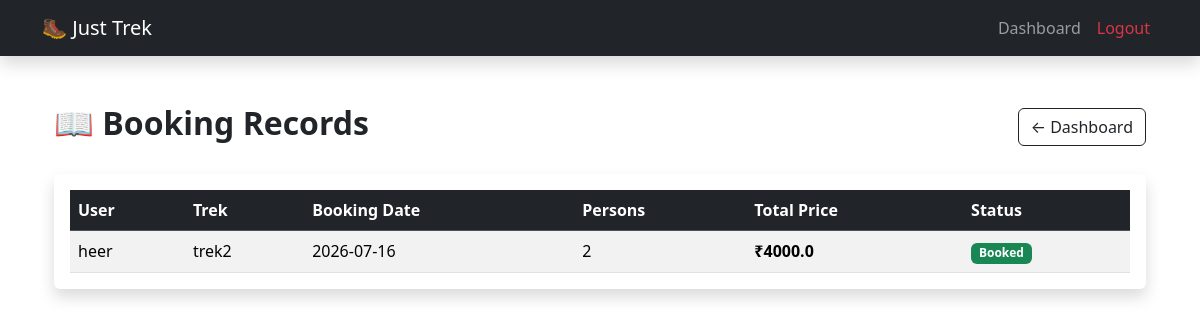
The app's page /admin/view_bookings (signed in), older data.
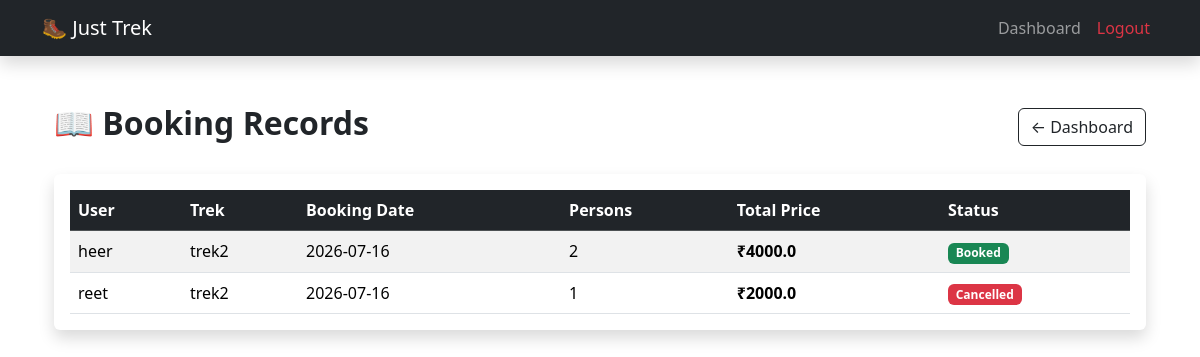
The same page, newer data.
### models.py (models this page shows, shortened)
class Booking(db.Model):
    __tablename__ = "bookings"
    id = db.Column(db.Integer, primary_key=True)
    user_id = db.Column(db.Integer,db.ForeignKey("users.id"),nullable=False)
    trek_id = db.Column(db.Integer,db.ForeignKey("treks.id"),nullable=False)
    booking_date = db.Column(db.String(20), nullable=False)
    persons = db.Column(db.Integer, nullable=False)
    total_price = db.Column(db.Float, nullable=False)
    booking_status = db.Column(db.String(20), nullable=False, default="pending")
    payment_status = db.Column(db.String(20), nullable=False, default="unpaid")

class User(db.Model):
    __tablename__ = "users"
    id = db.Column(db.Integer, primary_key=True)
    username = db.Column(db.String(50), unique=True, nullable=False)
    passhash = db.Column(db.String(200), nullable=False)
    name = db.Column(db.String(50), nullable=False)
    role = db.Column(db.String(20), nullable=False)
    approved = db.Column(db.Boolean, default=False)
    active = db.Column(db.Boolean, default=True)
    bookings = db.relationship("Booking", backref="user", lazy=True)
    staff_profile = db.relationship("StaffProfile",backref="user",uselist=False,cascade="all, delete-orphan")
    @property
    def password(self):
        raise AttributeError("Password is not a readable attribute")

class Trek(db.Model):
    __tablename__ = "treks"
    id = db.Column(db.Integer, primary_key=True)
    name = db.Column(db.String(100), nullable=False)
    location = db.Column(db.String(100), nullable=False)
    difficulty = db.Column(db.String(50), nullable=False)
    duration = db.Column(db.String(50), nullable=False)
    price = db.Column(db.Float, nullable=False)
    available_slots = db.Column(db.Integer, nullable=False)
    status = db.Column(db.String(20), nullable=False, default="open")
    assigned_staff_id = db.Column(db.Integer, db.ForeignKey("users.id"), nullable=True)
    bookings = db.relationship("Booking", backref="trek", lazy=True)

### routes.py (the view)
@main.route("/admin/view_bookings")
def view_bookings():
    if session.get("role") != "admin":
        flash("Access Denied!")
        return redirect(url_for("main.login"))
    bookings = Booking.query.all()
    return render_template(
        "admin/view_bookings.html",
        bookings=bookings
    )

### templates/admin/view_bookings.html (shortened to what this page needs)
{% extends "base.html" %}
{% block content %}
<div class="container mt-5">
    <div class="d-flex justify-content-between align-items-center mb-4">
        <h2 class="fw-bold">📖 Booking Records</h2>
        <a href="{{ url_for('main.admin_dashboard') }}"
           class="btn btn-outline-dark">
            ← Dashboard
        </a>
    </div>
    <div class="card shadow border-0">
        <div class="card-body">
            <table class="table table-hover table-striped align-middle mb-0">
                <thead class="table-dark">
                    <tr>
                        <th>User</th>
                        <th>Trek</th>
                        <th>Booking Date</th>
                        <th>Persons</th>
                        <th>Total Price</th>
                        <th>Status</th>
                    </tr>
                </thead>
                <tbody>
                {% for booking in bookings %}
                    <tr>
                        <td>{{ booking.user.name }}</td>
                        <td>{{ booking.trek.name }}</td>
                        <td>{{ booking.booking_date }}</td>
                        <td>{{ booking.persons }}</td>
                        <td>
                            <strong>₹{{ booking.total_price }}</strong>
                        </td>
                        <td>
                            {% if booking.booking_status == "Booked" %}
                                <span class="badge bg-success">
                                    Booked
                                </span>
                            {% elif booking.booking_status == "Cancelled" %}
                                <span class="badge bg-danger">
                                    Cancelled
                                </span>
                            {% elif booking.booking_status == "Completed" %}
                                <span class="badge bg-primary">
                                    Completed
                                </span>
                            {% else %}
                                <span class="badge bg-secondary">
                                    {{ booking.booking_status }}
                                </span>
                            {% endif %}
                        </td>
                    </tr>
                {% else %}
                    <tr>
                        <td colspan="6" class="text-center text-muted">
                            No bookings available.
                        </td>
                    </tr>
                {% endfor %}
                </tbody>
            </table>
        </div>
    </div>
</div>
{% endblock %}

Row changes from the older to the newer data that the page shows:
added Booking: user.name "reet", trek.name "trek2", booking_date "2026-07-16", persons "1", total_price "2000.0", booking_status "Cancelled"
